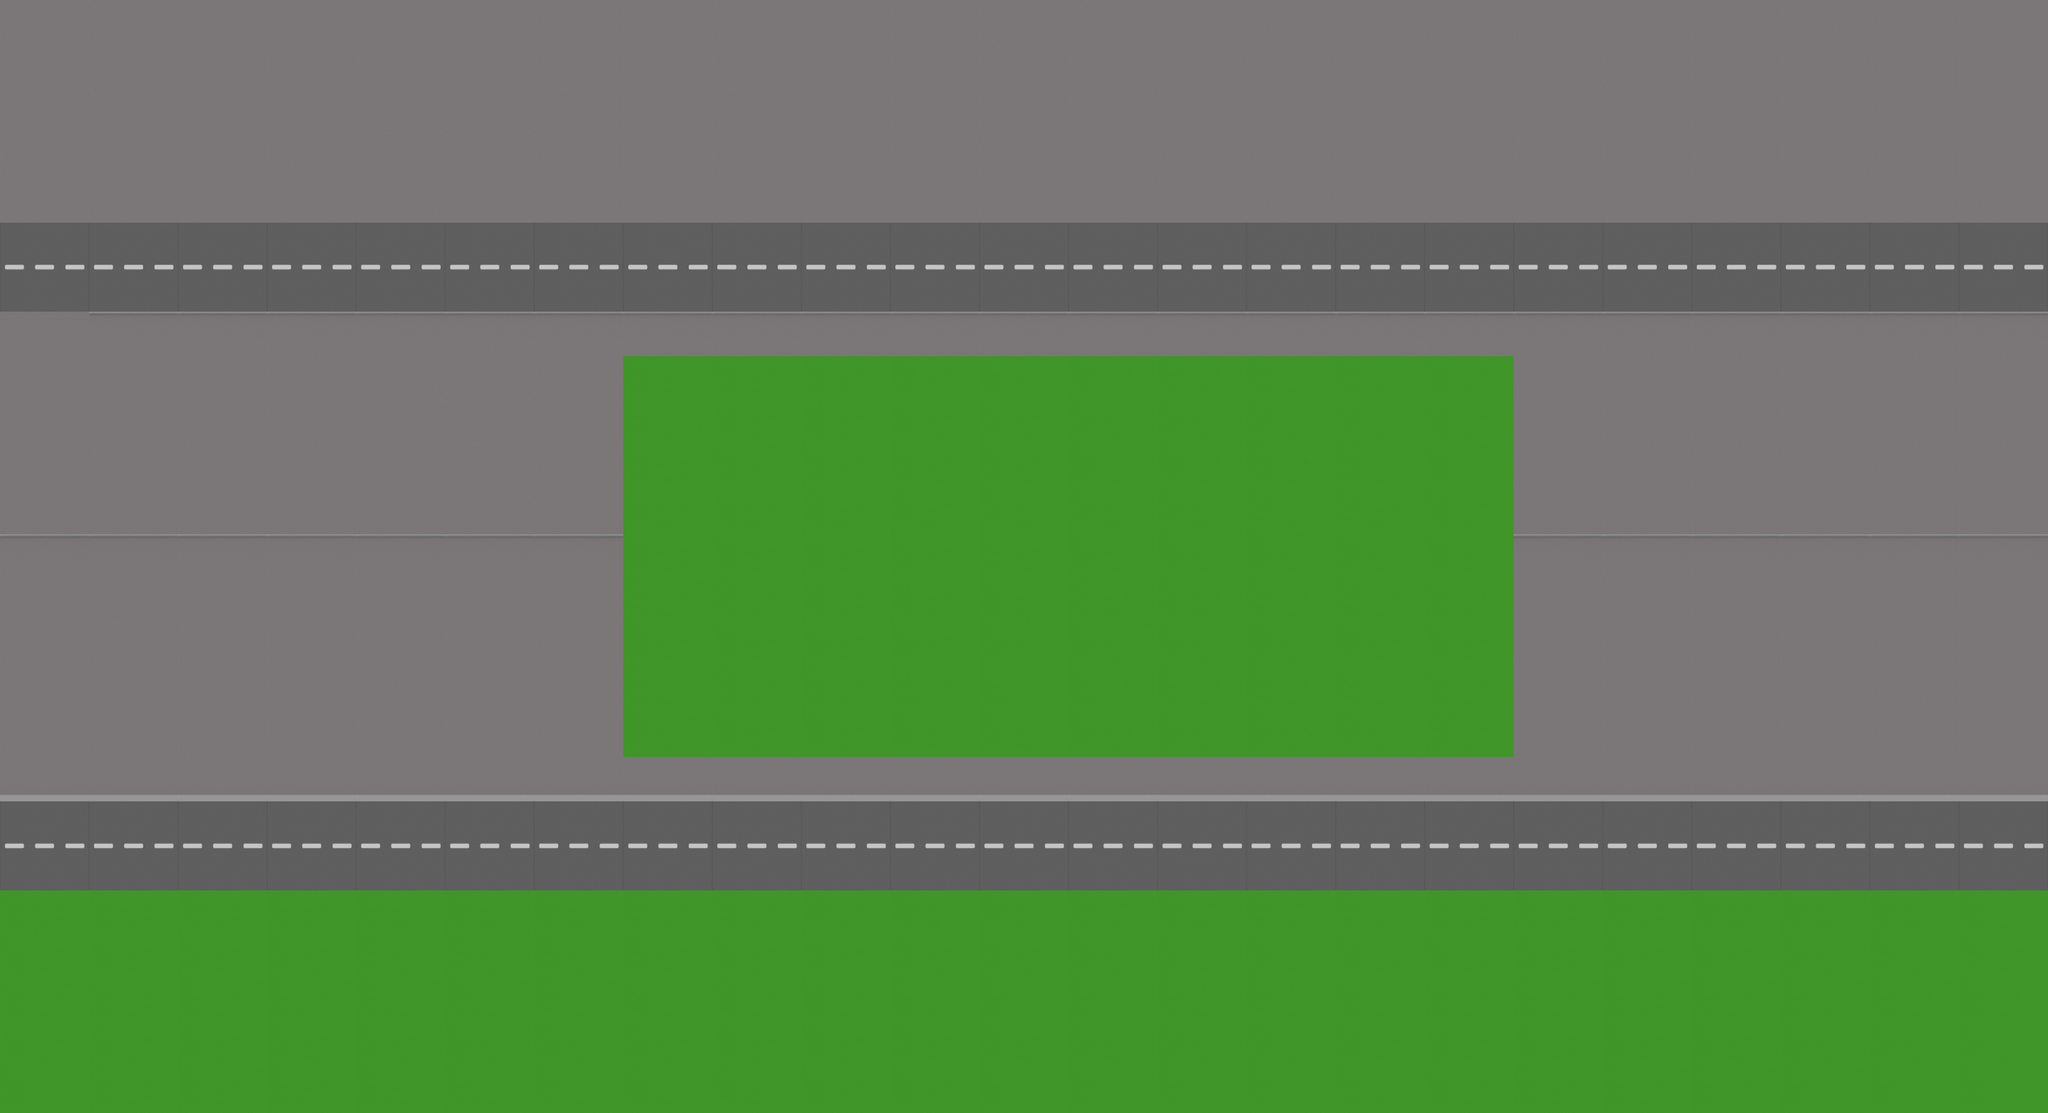

Below is a game level as drawn by its tile map, then a one-line description and the .tmx that defines it (tile-layer data replaced by summaries):
An orthogonal 23x25 tile map with 128x64 px tiles, 1 tile layer (Background) and 32 objects (7x building_2, 6x trash, 4x building_4, 4x road_lane, 3x building_3, ...).

<map version="1.9" tiledversion="1.10.2" orientation="orthogonal" renderorder="right-down" width="23" height="25" tilewidth="128" tileheight="64" infinite="0" nextlayerid="8" nextobjectid="43">
  <tileset firstgid="1" source="Tiles.tsx" />
  <layer id="2" name="Background" width="23" height="25">
    <data>[575 cells, 575 non-empty, 5 distinct tile ids]</data>
  </layer>
  <objectgroup id="3" name="Border" visible="0" locked="1">
    <object id="1" x="0" y="0" width="2944" height="320" />
    <object id="2" x="0" y="320" width="512" height="960" />
    <object id="3" x="0" y="1280" width="2944" height="320" />
    <object id="4" x="2432" y="320" width="512" height="960" />
  </objectgroup>
  <objectgroup id="4" name="Obstacles" visible="0">
    <object id="7" template="building_3.tx" class="building_3" gid="15" x="512" y="896" width="384" height="649" />
    <object id="9" template="building_4.tx" class="building_4" gid="19" x="2176" y="640" width="256" height="384" />
    <object id="13" template="building_4.tx" class="building_4" gid="19" x="2176" y="896" width="256" height="384" />
    <object id="14" template="building_3.tx" class="building_3" gid="15" x="2432" y="768" width="384" height="649" />
    <object id="17" template="building_4.tx" class="building_4" gid="19" x="2432" y="1152" width="256" height="384" />
    <object id="18" template="building_2.tx" class="building_2" gid="17" x="768" y="640" width="256" height="384" />
    <object id="19" template="building_2.tx" class="building_2" gid="17" x="512" y="1152" width="256" height="384" />
    <object id="20" template="building_2.tx" class="building_2" gid="17" x="2432" y="960" width="256" height="384" />
    <object id="21" template="building_2.tx" class="building_2" gid="17" x="2688" y="1152" width="256" height="384" />
    <object id="23" template="building_2.tx" class="building_2" gid="17" x="2176" y="1152" width="256" height="384" />
    <object id="24" template="building_3.tx" class="building_3" gid="15" x="0" y="768" width="384" height="649" />
    <object id="25" template="building_4.tx" class="building_4" gid="19" x="256" y="1152" width="256" height="384" />
    <object id="26" template="building_2.tx" class="building_2" gid="17" x="0" y="960" width="256" height="384" />
    <object id="27" template="building_2.tx" class="building_2" gid="17" x="0" y="1152" width="256" height="384" />
  </objectgroup>
  <objectgroup id="5" name="RoadLayer" visible="0">
    <object id="39" template="road_lane.tx" name="road_lane" class="road_lane" x="2944" y="320">
      <properties>
        <property name="leftToRight" type="bool" value="false" />
        <property name="speed" type="int" value="3" />
        <property name="traffic" type="int" value="5" />
        <property name="type" value="bus" />
      </properties>
    </object>
    <object id="40" template="road_lane.tx" name="road_lane" class="road_lane" x="0" y="384">
      <properties>
        <property name="leftToRight" type="bool" value="true" />
        <property name="speed" type="int" value="7" />
        <property name="traffic" type="int" value="1" />
        <property name="type" value="car_yellow" />
      </properties>
    </object>
    <object id="41" template="road_lane.tx" name="road_lane" class="road_lane" x="2944" y="1152">
      <properties>
        <property name="leftToRight" type="bool" value="false" />
        <property name="speed" type="int" value="2" />
        <property name="traffic" type="int" value="5" />
        <property name="type" value="bus" />
      </properties>
    </object>
    <object id="42" template="road_lane.tx" name="road_lane" class="road_lane" x="2944" y="1216">
      <properties>
        <property name="leftToRight" type="bool" value="false" />
        <property name="speed" type="int" value="3" />
        <property name="traffic" type="int" value="3" />
        <property name="type" value="car_blue" />
      </properties>
    </object>
  </objectgroup>
  <objectgroup id="6" name="TrashLayer" visible="0">
    <object id="28" template="trash_plastic.tx" name="plastic" class="trash" gid="35" x="1024" y="512" width="128" height="64">
      <properties>
        <property name="type" value="plastic" />
      </properties>
    </object>
    <object id="29" template="trash_paper.tx" name="paper" class="trash" gid="34" x="1536" y="512" width="128" height="64">
      <properties>
        <property name="type" value="paper" />
      </properties>
    </object>
    <object id="30" template="trash_organic.tx" name="organic" class="trash" gid="3" x="1280" y="768" width="128" height="64">
      <properties>
        <property name="type" value="organic" />
      </properties>
    </object>
    <object id="31" template="trash_plastic.tx" name="plastic" class="trash" gid="35" x="1664" y="896" width="128" height="64">
      <properties>
        <property name="type" value="plastic" />
      </properties>
    </object>
    <object id="32" template="trash_paper.tx" name="paper" class="trash" gid="34" x="1024" y="1152" width="128" height="64">
      <properties>
        <property name="type" value="paper" />
      </properties>
    </object>
    <object id="33" template="trash_organic.tx" name="organic" class="trash" gid="3" x="1920" y="1152" width="128" height="64">
      <properties>
        <property name="type" value="organic" />
      </properties>
    </object>
  </objectgroup>
  <objectgroup id="7" name="CoreItemsLayer" visible="0">
    <object id="34" template="spawn.tx" name="player" class="player" x="1408" y="1024" />
    <object id="35" template="trash_can_park_paper.tx" name="trash_can_paper_park" class="trash_can" gid="39" x="1024" y="768" width="128" height="128">
      <properties>
        <property name="type" value="paper" />
        <property name="variant" value="park" />
      </properties>
    </object>
    <object id="36" template="trash_can_park_plastic.tx" name="trash_can_plastic_park" class="trash_can" gid="40" x="1792" y="896" width="128" height="128">
      <properties>
        <property name="type" value="plastic" />
        <property name="variant" value="park" />
      </properties>
    </object>
    <object id="37" template="trash_can_organic.tx" name="trash_can_organic_city" class="trash_can" gid="36" x="1920" y="512" width="128" height="128">
      <properties>
        <property name="type" value="organic" />
        <property name="variant" value="city" />
      </properties>
    </object>
  </objectgroup>
</map>
